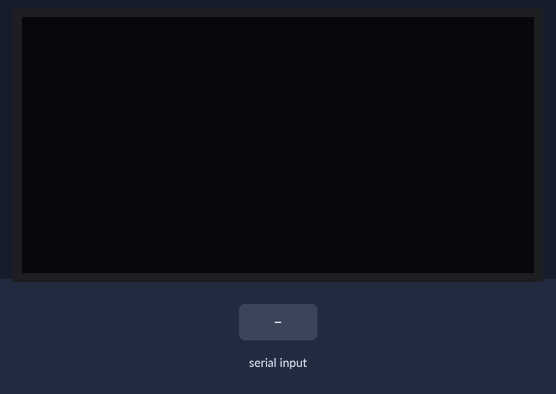
The sketch below on a simulated Arduino Uno, built with avr-gcc and run on an emulated ATmega328P. On the bench: 128×64 one-colour display. The inputs (shaded band) are chosen by the test bench.

Above: at 1.2 s.
1.3 s: "CPU:" received over Serial
At 3.5 s:
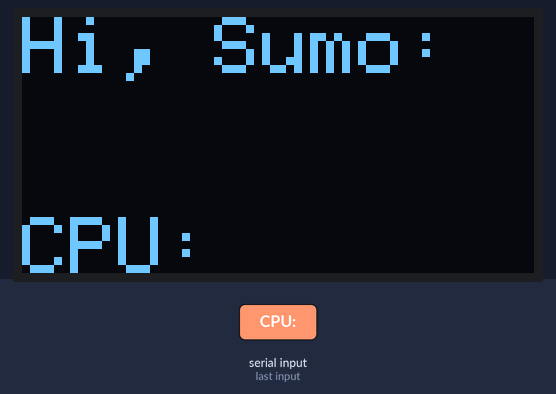
3.8 s: "GPU:" received over Serial
At 5.5 s:
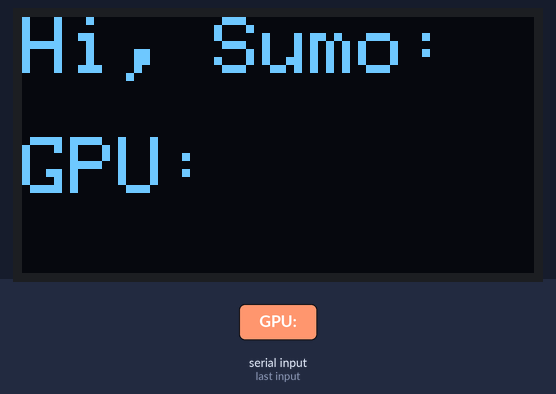
6.3 s: "%" received over Serial
At 8.4 s:
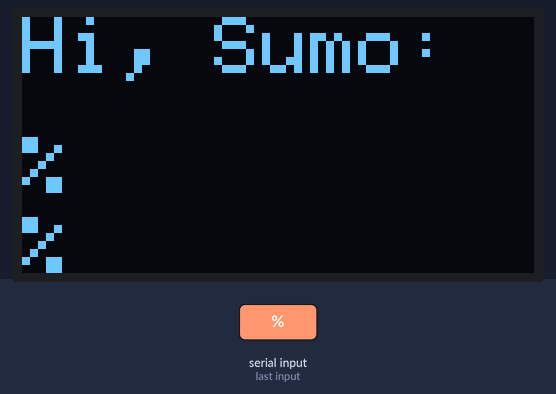
8.8 s: "1" received over Serial
At 10.4 s:
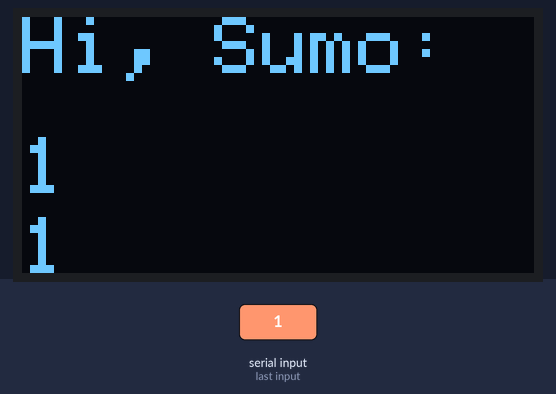
11.3 s: "CPU:" received over Serial
At 13.6 s:
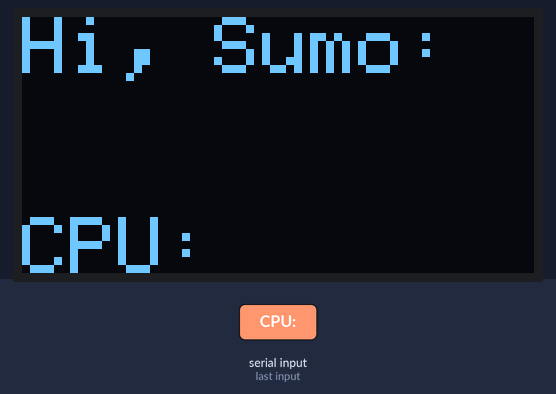
Timing chart, 0 to 14.8 s (numbered marks = the images above; inputs shaded):
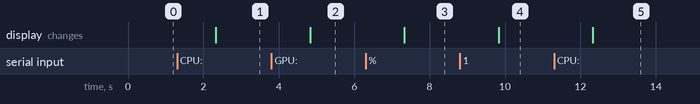

Measured:
- after the input at 1.3 s, the display: changes after 1.0 s (image 1)
- after the input at 3.8 s, the display: changes after 1.0 s (image 2)
- after the input at 6.3 s, the display: changes after 1.0 s (image 3)
- after the input at 8.8 s, the display: changes after 1.0 s (image 4)
- after the input at 11.3 s, the display: changes after 1.0 s (image 5)

The sketch:

cpugpu.ino
```cpp
#include <SPI.h>
#include <Wire.h>
#include <Adafruit_GFX.h>
#include <Adafruit_SSD1306.h>

#define SCREEN_WIDTH 128 // OLED display width, in pixels
#define SCREEN_HEIGHT 64 // OLED display height, in pixels

// Declaration for SSD1306 display connected using I2C
#define OLED_RESET     -1 // Reset pin
#define SCREEN_ADDRESS 0x3C
Adafruit_SSD1306 display(SCREEN_WIDTH, SCREEN_HEIGHT, &Wire, OLED_RESET);

void setup() {
  Serial.begin(9600); // Initialize serial communication at 9600 baud rate

  // Initialize OLED display
  display.begin(SSD1306_SWITCHCAPVCC, SCREEN_ADDRESS);
  display.clearDisplay();
  display.setTextColor(SSD1306_WHITE);  // Set text color to white
}

void loop() {
  if (Serial.available() > 0) {
    String message = Serial.readString(); // Read the incoming message

    // Clear the display
    display.clearDisplay();

    // Set text size for the label
    display.setTextSize(2);
    display.setCursor(0, 0);  // Start at the top-left corner
    display.println("Hi, Sumo:");

    // Split the message into CPU and GPU usage
    int cpuIndex = message.indexOf("CPU:");
    int gpuIndex = message.indexOf("GPU:");

    String cpuUsage = message.substring(cpuIndex, message.indexOf("%", cpuIndex) + 1);  // Get CPU usage
    String gpuUsage = message.substring(gpuIndex, message.indexOf("%", gpuIndex) + 1);  // Get GPU usage

    // Set text size for the data
    display.setTextSize(2);  // Larger text size for CPU and GPU values
    display.setCursor(0, 30);  // Set cursor below the "Received:" label
    display.println(cpuUsage);  // Display CPU usage

    display.setCursor(0, 50);  // Move to the next line
    display.println(gpuUsage);  // Display GPU usage

    // Display everything on the OLED screen
    display.display();
  }
}
```
